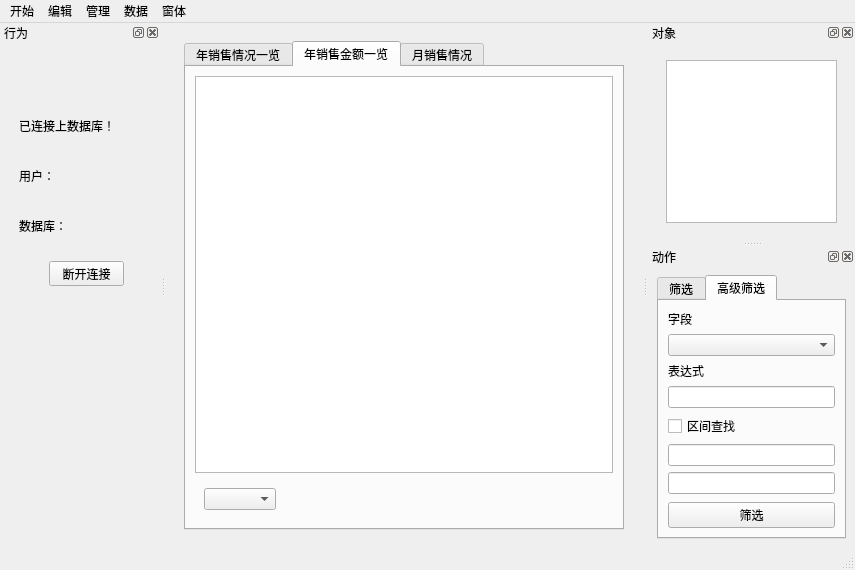
<?xml version="1.0" encoding="UTF-8"?>
<ui version="4.0">
 <class>MainWindow</class>
 <widget class="QMainWindow" name="MainWindow">
  <property name="geometry">
   <rect>
    <x>0</x>
    <y>0</y>
    <width>855</width>
    <height>570</height>
   </rect>
  </property>
  <property name="minimumSize">
   <size>
    <width>600</width>
    <height>400</height>
   </size>
  </property>
  <property name="windowTitle">
   <string>MainWindow</string>
  </property>
  <widget class="QWidget" name="centralwidget">
   <layout class="QVBoxLayout" name="verticalLayout_4">
    <item>
     <widget class="QStackedWidget" name="workStackedWidget">
      <property name="currentIndex">
       <number>2</number>
      </property>
      <widget class="QWidget" name="baseTablePage">
       <layout class="QVBoxLayout" name="verticalLayout_2">
        <item>
         <widget class="QTableView" name="tableView"/>
        </item>
       </layout>
      </widget>
      <widget class="QWidget" name="queryTablePage">
       <layout class="QVBoxLayout" name="verticalLayout_7">
        <item>
         <widget class="QTableView" name="queryTableView"/>
        </item>
       </layout>
      </widget>
      <widget class="QWidget" name="statisticPage">
       <layout class="QVBoxLayout" name="verticalLayout_10">
        <item>
         <widget class="QTabWidget" name="tabWidget_2">
          <property name="currentIndex">
           <number>1</number>
          </property>
          <widget class="QWidget" name="tabStaYear">
           <attribute name="title">
            <string>年销售情况一览</string>
           </attribute>
           <layout class="QVBoxLayout" name="verticalLayout_11">
            <item>
             <widget class="QChartView" name="chartView"/>
            </item>
            <item>
             <widget class="QWidget" name="widget_2" native="true">
              <property name="minimumSize">
               <size>
                <width>0</width>
                <height>20</height>
               </size>
              </property>
              <layout class="QHBoxLayout" name="horizontalLayout">
               <item>
                <widget class="QComboBox" name="comboBoxStaYear">
                 <property name="minimumSize">
                  <size>
                   <width>0</width>
                   <height>18</height>
                  </size>
                 </property>
                </widget>
               </item>
               <item>
                <spacer name="horizontalSpacer">
                 <property name="orientation">
                  <enum>Qt::Horizontal</enum>
                 </property>
                 <property name="sizeHint" stdset="0">
                  <size>
                   <width>372</width>
                   <height>20</height>
                  </size>
                 </property>
                </spacer>
               </item>
              </layout>
             </widget>
            </item>
           </layout>
          </widget>
          <widget class="QWidget" name="tabSaleYear">
           <attribute name="title">
            <string>年销售金额一览</string>
           </attribute>
           <layout class="QVBoxLayout" name="verticalLayout_12">
            <item>
             <widget class="QChartView" name="chartView2"/>
            </item>
            <item>
             <widget class="QWidget" name="widget_3" native="true">
              <property name="minimumSize">
               <size>
                <width>0</width>
                <height>20</height>
               </size>
              </property>
              <layout class="QHBoxLayout" name="horizontalLayout_2">
               <item>
                <widget class="QComboBox" name="comboBoxSaleYear">
                 <property name="minimumSize">
                  <size>
                   <width>0</width>
                   <height>18</height>
                  </size>
                 </property>
                </widget>
               </item>
               <item>
                <spacer name="horizontalSpacer_2">
                 <property name="orientation">
                  <enum>Qt::Horizontal</enum>
                 </property>
                 <property name="sizeHint" stdset="0">
                  <size>
                   <width>372</width>
                   <height>20</height>
                  </size>
                 </property>
                </spacer>
               </item>
              </layout>
             </widget>
            </item>
           </layout>
          </widget>
          <widget class="QWidget" name="tabStaMonth">
           <attribute name="title">
            <string>月销售情况</string>
           </attribute>
           <layout class="QVBoxLayout" name="verticalLayout_16">
            <item>
             <widget class="QTableView" name="tableViewStaMonth"/>
            </item>
            <item>
             <widget class="QWidget" name="widget_5" native="true">
              <property name="minimumSize">
               <size>
                <width>0</width>
                <height>20</height>
               </size>
              </property>
              <layout class="QHBoxLayout" name="horizontalLayout_3">
               <item>
                <widget class="QComboBox" name="comboBoxStaYearM">
                 <property name="minimumSize">
                  <size>
                   <width>0</width>
                   <height>18</height>
                  </size>
                 </property>
                </widget>
               </item>
               <item>
                <widget class="QComboBox" name="comboBoxStaMonthM">
                 <property name="minimumSize">
                  <size>
                   <width>0</width>
                   <height>18</height>
                  </size>
                 </property>
                </widget>
               </item>
               <item>
                <widget class="QComboBox" name="comboBoxStaDayM">
                 <property name="minimumSize">
                  <size>
                   <width>0</width>
                   <height>18</height>
                  </size>
                 </property>
                </widget>
               </item>
               <item>
                <widget class="QPushButton" name="staYearMButton">
                 <property name="text">
                  <string>查询当日</string>
                 </property>
                </widget>
               </item>
               <item>
                <widget class="QPushButton" name="staYearMButton2">
                 <property name="text">
                  <string>查询当月</string>
                 </property>
                </widget>
               </item>
               <item>
                <spacer name="horizontalSpacer_3">
                 <property name="orientation">
                  <enum>Qt::Horizontal</enum>
                 </property>
                 <property name="sizeHint" stdset="0">
                  <size>
                   <width>372</width>
                   <height>20</height>
                  </size>
                 </property>
                </spacer>
               </item>
              </layout>
             </widget>
            </item>
           </layout>
          </widget>
         </widget>
        </item>
       </layout>
      </widget>
      <widget class="QWidget" name="welcomePage">
       <layout class="QVBoxLayout" name="verticalLayout_13">
        <item>
         <widget class="QWidget" name="widget_4" native="true">
          <layout class="QVBoxLayout" name="verticalLayout_14">
           <item>
            <widget class="QLabel" name="welcomeLabel">
             <property name="text">
              <string/>
             </property>
             <property name="pixmap">
              <pixmap resource="MainWindow.qrc">:/Resources/icon/welcome.png</pixmap>
             </property>
             <property name="scaledContents">
              <bool>true</bool>
             </property>
            </widget>
           </item>
          </layout>
         </widget>
        </item>
       </layout>
      </widget>
     </widget>
    </item>
   </layout>
  </widget>
  <widget class="QMenuBar" name="menubar">
   <property name="geometry">
    <rect>
     <x>0</x>
     <y>0</y>
     <width>855</width>
     <height>22</height>
    </rect>
   </property>
   <widget class="QMenu" name="menu">
    <property name="title">
     <string>开始</string>
    </property>
    <addaction name="actionUser"/>
    <addaction name="actionLogin"/>
    <addaction name="actionConnect"/>
    <addaction name="thanksAction"/>
   </widget>
   <widget class="QMenu" name="menu_2">
    <property name="title">
     <string>编辑</string>
    </property>
    <addaction name="addAction"/>
    <addaction name="deleteAction"/>
    <addaction name="submitAction"/>
    <addaction name="cancelAction"/>
    <addaction name="editAction"/>
   </widget>
   <widget class="QMenu" name="menu_3">
    <property name="title">
     <string>窗体</string>
    </property>
    <addaction name="actionFullScreen"/>
    <addaction name="action_3"/>
    <addaction name="action_4"/>
    <addaction name="action_7"/>
   </widget>
   <widget class="QMenu" name="menu_4">
    <property name="title">
     <string>管理</string>
    </property>
    <addaction name="sellAction"/>
    <addaction name="orderAction"/>
    <addaction name="refundAction"/>
    <addaction name="queryAction"/>
    <addaction name="fundAction"/>
   </widget>
   <widget class="QMenu" name="menu_5">
    <property name="title">
     <string>数据</string>
    </property>
    <widget class="QMenu" name="menu_6">
     <property name="title">
      <string>排序</string>
     </property>
     <addaction name="ascAction"/>
     <addaction name="descAction"/>
    </widget>
    <addaction name="menu_6"/>
    <addaction name="action_2"/>
   </widget>
   <addaction name="menu"/>
   <addaction name="menu_2"/>
   <addaction name="menu_4"/>
   <addaction name="menu_5"/>
   <addaction name="menu_3"/>
  </widget>
  <widget class="QStatusBar" name="statusbar"/>
  <widget class="QDockWidget" name="behaviorDockWidget">
   <property name="minimumSize">
    <size>
     <width>160</width>
     <height>324</height>
    </size>
   </property>
   <property name="windowTitle">
    <string>行为</string>
   </property>
   <attribute name="dockWidgetArea">
    <number>1</number>
   </attribute>
   <widget class="QWidget" name="dockWidgetContents">
    <property name="minimumSize">
     <size>
      <width>130</width>
      <height>0</height>
     </size>
    </property>
    <layout class="QVBoxLayout" name="verticalLayout">
     <item>
      <widget class="QStackedWidget" name="stackedWidget">
       <property name="currentIndex">
        <number>4</number>
       </property>
       <widget class="QWidget" name="NoticePage">
        <widget class="QLabel" name="label_4">
         <property name="geometry">
          <rect>
           <x>10</x>
           <y>130</y>
           <width>50</width>
           <height>30</height>
          </rect>
         </property>
         <property name="text">
          <string>请先登录</string>
         </property>
        </widget>
       </widget>
       <widget class="QWidget" name="LoginPage">
        <widget class="QWidget" name="layoutWidget">
         <property name="geometry">
          <rect>
           <x>0</x>
           <y>0</y>
           <width>144</width>
           <height>501</height>
          </rect>
         </property>
         <layout class="QVBoxLayout" name="verticalLayout_5">
          <item>
           <spacer name="verticalSpacer">
            <property name="orientation">
             <enum>Qt::Vertical</enum>
            </property>
            <property name="sizeHint" stdset="0">
             <size>
              <width>20</width>
              <height>48</height>
             </size>
            </property>
           </spacer>
          </item>
          <item>
           <widget class="QWidget" name="widget" native="true">
            <property name="minimumSize">
             <size>
              <width>142</width>
              <height>251</height>
             </size>
            </property>
            <widget class="QLabel" name="label">
             <property name="geometry">
              <rect>
               <x>10</x>
               <y>10</y>
               <width>50</width>
               <height>30</height>
              </rect>
             </property>
             <property name="text">
              <string>用户名</string>
             </property>
            </widget>
            <widget class="QLabel" name="label_3">
             <property name="geometry">
              <rect>
               <x>10</x>
               <y>160</y>
               <width>50</width>
               <height>30</height>
              </rect>
             </property>
             <property name="text">
              <string>身份：</string>
             </property>
            </widget>
            <widget class="QPushButton" name="loginButton">
             <property name="geometry">
              <rect>
               <x>30</x>
               <y>210</y>
               <width>75</width>
               <height>25</height>
              </rect>
             </property>
             <property name="text">
              <string>登录</string>
             </property>
            </widget>
            <widget class="QLabel" name="label_2">
             <property name="geometry">
              <rect>
               <x>10</x>
               <y>80</y>
               <width>50</width>
               <height>30</height>
              </rect>
             </property>
             <property name="text">
              <string>密码</string>
             </property>
            </widget>
            <widget class="QLineEdit" name="lineEditUser">
             <property name="geometry">
              <rect>
               <x>10</x>
               <y>40</y>
               <width>120</width>
               <height>30</height>
              </rect>
             </property>
            </widget>
            <widget class="QLineEdit" name="lineEditPassword">
             <property name="geometry">
              <rect>
               <x>10</x>
               <y>110</y>
               <width>120</width>
               <height>30</height>
              </rect>
             </property>
            </widget>
            <widget class="QComboBox" name="comboBoxIdt">
             <property name="geometry">
              <rect>
               <x>70</x>
               <y>160</y>
               <width>60</width>
               <height>25</height>
              </rect>
             </property>
             <item>
              <property name="text">
               <string>管理员</string>
              </property>
             </item>
             <item>
              <property name="text">
               <string>教师</string>
              </property>
             </item>
             <item>
              <property name="text">
               <string>学生</string>
              </property>
             </item>
            </widget>
           </widget>
          </item>
          <item>
           <spacer name="verticalSpacer_2">
            <property name="orientation">
             <enum>Qt::Vertical</enum>
            </property>
            <property name="sizeHint" stdset="0">
             <size>
              <width>20</width>
              <height>188</height>
             </size>
            </property>
           </spacer>
          </item>
         </layout>
        </widget>
       </widget>
       <widget class="QWidget" name="UserInfoPage">
        <widget class="QLabel" name="label_9">
         <property name="geometry">
          <rect>
           <x>35</x>
           <y>70</y>
           <width>90</width>
           <height>90</height>
          </rect>
         </property>
         <property name="text">
          <string>&lt;html&gt;&lt;head/&gt;&lt;body&gt;&lt;p&gt;&lt;img src=&quot;:/Resources/icon/user2_90.png&quot;/&gt;&lt;/p&gt;&lt;/body&gt;&lt;/html&gt;</string>
         </property>
         <property name="scaledContents">
          <bool>true</bool>
         </property>
        </widget>
        <widget class="QLabel" name="userLabel">
         <property name="geometry">
          <rect>
           <x>20</x>
           <y>170</y>
           <width>120</width>
           <height>30</height>
          </rect>
         </property>
         <property name="text">
          <string/>
         </property>
        </widget>
        <widget class="QPushButton" name="logoutButton">
         <property name="geometry">
          <rect>
           <x>40</x>
           <y>230</y>
           <width>75</width>
           <height>25</height>
          </rect>
         </property>
         <property name="text">
          <string>Logout</string>
         </property>
        </widget>
       </widget>
       <widget class="QWidget" name="ConnectPage">
        <widget class="QLabel" name="label_5">
         <property name="geometry">
          <rect>
           <x>10</x>
           <y>60</y>
           <width>30</width>
           <height>30</height>
          </rect>
         </property>
         <property name="text">
          <string>服务</string>
         </property>
        </widget>
        <widget class="QComboBox" name="comboBoxDbType">
         <property name="geometry">
          <rect>
           <x>50</x>
           <y>60</y>
           <width>70</width>
           <height>25</height>
          </rect>
         </property>
         <item>
          <property name="text">
           <string>MySQL</string>
          </property>
         </item>
         <item>
          <property name="text">
           <string>SQL Server</string>
          </property>
         </item>
        </widget>
        <widget class="QLabel" name="label_6">
         <property name="geometry">
          <rect>
           <x>10</x>
           <y>100</y>
           <width>50</width>
           <height>30</height>
          </rect>
         </property>
         <property name="text">
          <string>用户名</string>
         </property>
        </widget>
        <widget class="QLineEdit" name="lineEditDbUser">
         <property name="geometry">
          <rect>
           <x>10</x>
           <y>130</y>
           <width>120</width>
           <height>30</height>
          </rect>
         </property>
        </widget>
        <widget class="QLabel" name="label_7">
         <property name="geometry">
          <rect>
           <x>10</x>
           <y>160</y>
           <width>50</width>
           <height>30</height>
          </rect>
         </property>
         <property name="text">
          <string>密码</string>
         </property>
        </widget>
        <widget class="QLineEdit" name="lineEditDbPassword">
         <property name="geometry">
          <rect>
           <x>10</x>
           <y>190</y>
           <width>120</width>
           <height>30</height>
          </rect>
         </property>
        </widget>
        <widget class="QLabel" name="label_8">
         <property name="geometry">
          <rect>
           <x>10</x>
           <y>220</y>
           <width>50</width>
           <height>30</height>
          </rect>
         </property>
         <property name="text">
          <string>数据库</string>
         </property>
        </widget>
        <widget class="QLineEdit" name="lineEditDbName">
         <property name="geometry">
          <rect>
           <x>10</x>
           <y>250</y>
           <width>120</width>
           <height>30</height>
          </rect>
         </property>
        </widget>
        <widget class="QPushButton" name="connectButton">
         <property name="geometry">
          <rect>
           <x>30</x>
           <y>420</y>
           <width>75</width>
           <height>25</height>
          </rect>
         </property>
         <property name="text">
          <string>连接</string>
         </property>
        </widget>
        <widget class="QLabel" name="label_11">
         <property name="geometry">
          <rect>
           <x>10</x>
           <y>280</y>
           <width>50</width>
           <height>30</height>
          </rect>
         </property>
         <property name="text">
          <string>Host</string>
         </property>
        </widget>
        <widget class="QLineEdit" name="lineEditDbHost">
         <property name="geometry">
          <rect>
           <x>10</x>
           <y>310</y>
           <width>120</width>
           <height>30</height>
          </rect>
         </property>
        </widget>
        <widget class="QLabel" name="label_12">
         <property name="geometry">
          <rect>
           <x>10</x>
           <y>340</y>
           <width>50</width>
           <height>30</height>
          </rect>
         </property>
         <property name="text">
          <string>Port</string>
         </property>
        </widget>
        <widget class="QLineEdit" name="lineEditDbPort">
         <property name="geometry">
          <rect>
           <x>10</x>
           <y>370</y>
           <width>120</width>
           <height>30</height>
          </rect>
         </property>
        </widget>
       </widget>
       <widget class="QWidget" name="ConnectInfoPage">
        <widget class="QLabel" name="label_10">
         <property name="geometry">
          <rect>
           <x>10</x>
           <y>60</y>
           <width>120</width>
           <height>30</height>
          </rect>
         </property>
         <property name="text">
          <string>已连接上数据库！</string>
         </property>
        </widget>
        <widget class="QLabel" name="dbUserLabel">
         <property name="geometry">
          <rect>
           <x>10</x>
           <y>110</y>
           <width>120</width>
           <height>30</height>
          </rect>
         </property>
         <property name="text">
          <string>用户：</string>
         </property>
        </widget>
        <widget class="QLabel" name="dbNameLabel">
         <property name="geometry">
          <rect>
           <x>10</x>
           <y>160</y>
           <width>120</width>
           <height>30</height>
          </rect>
         </property>
         <property name="text">
          <string>数据库：</string>
         </property>
        </widget>
        <widget class="QPushButton" name="disconnectButton">
         <property name="geometry">
          <rect>
           <x>40</x>
           <y>210</y>
           <width>75</width>
           <height>25</height>
          </rect>
         </property>
         <property name="text">
          <string>断开连接</string>
         </property>
        </widget>
       </widget>
      </widget>
     </item>
    </layout>
   </widget>
  </widget>
  <widget class="QDockWidget" name="objectDockWidget">
   <property name="minimumSize">
    <size>
     <width>160</width>
     <height>132</height>
    </size>
   </property>
   <property name="layoutDirection">
    <enum>Qt::LeftToRight</enum>
   </property>
   <property name="windowTitle">
    <string>对象</string>
   </property>
   <attribute name="dockWidgetArea">
    <number>2</number>
   </attribute>
   <widget class="QWidget" name="dockWidgetContents_2">
    <layout class="QVBoxLayout" name="verticalLayout_3">
     <item>
      <widget class="QStackedWidget" name="objStackedWidget">
       <property name="currentIndex">
        <number>0</number>
       </property>
       <widget class="QWidget" name="page_4">
        <property name="layoutDirection">
         <enum>Qt::LeftToRight</enum>
        </property>
        <layout class="QVBoxLayout" name="verticalLayout_9">
         <item>
          <widget class="QListWidget" name="tableList"/>
         </item>
        </layout>
       </widget>
       <widget class="QWidget" name="page_5"/>
      </widget>
     </item>
    </layout>
   </widget>
  </widget>
  <widget class="QDockWidget" name="activeDockWidget">
   <property name="windowTitle">
    <string>动作</string>
   </property>
   <attribute name="dockWidgetArea">
    <number>2</number>
   </attribute>
   <widget class="QWidget" name="dockWidgetContents_4">
    <layout class="QVBoxLayout" name="verticalLayout_6">
     <item>
      <widget class="QTabWidget" name="tabWidget">
       <property name="currentIndex">
        <number>1</number>
       </property>
       <widget class="QWidget" name="tab_4">
        <attribute name="title">
         <string>筛选</string>
        </attribute>
        <layout class="QVBoxLayout" name="verticalLayout_8">
         <item>
          <widget class="QLabel" name="label_13">
           <property name="text">
            <string>字段</string>
           </property>
          </widget>
         </item>
         <item>
          <widget class="QComboBox" name="comboBoxCol"/>
         </item>
         <item>
          <widget class="QLabel" name="label_14">
           <property name="text">
            <string>值</string>
           </property>
          </widget>
         </item>
         <item>
          <widget class="QComboBox" name="comboBoxVal"/>
         </item>
         <item>
          <widget class="QCheckBox" name="checkBoxCusVal">
           <property name="text">
            <string>自定义值</string>
           </property>
          </widget>
         </item>
         <item>
          <widget class="QLineEdit" name="lineEditVal"/>
         </item>
         <item>
          <spacer name="verticalSpacer_3">
           <property name="orientation">
            <enum>Qt::Vertical</enum>
           </property>
           <property name="sizeHint" stdset="0">
            <size>
             <width>20</width>
             <height>36</height>
            </size>
           </property>
          </spacer>
         </item>
         <item>
          <widget class="QPushButton" name="filterButton">
           <property name="text">
            <string>筛选</string>
           </property>
          </widget>
         </item>
        </layout>
       </widget>
       <widget class="QWidget" name="tab_3">
        <attribute name="title">
         <string>高级筛选</string>
        </attribute>
        <layout class="QVBoxLayout" name="verticalLayout_15">
         <item>
          <widget class="QLabel" name="label_15">
           <property name="text">
            <string>字段</string>
           </property>
          </widget>
         </item>
         <item>
          <widget class="QComboBox" name="comboBoxColAdv"/>
         </item>
         <item>
          <widget class="QLabel" name="label_16">
           <property name="text">
            <string>表达式</string>
           </property>
          </widget>
         </item>
         <item>
          <widget class="QLineEdit" name="lineEditValAdv"/>
         </item>
         <item>
          <widget class="QCheckBox" name="checkBoxAdv">
           <property name="text">
            <string>区间查找</string>
           </property>
          </widget>
         </item>
         <item>
          <widget class="QLineEdit" name="lineEditValFromAdv"/>
         </item>
         <item>
          <widget class="QLineEdit" name="lineEditValToAdv"/>
         </item>
         <item>
          <spacer name="verticalSpacer_4">
           <property name="orientation">
            <enum>Qt::Vertical</enum>
           </property>
           <property name="sizeHint" stdset="0">
            <size>
             <width>20</width>
             <height>20</height>
            </size>
           </property>
          </spacer>
         </item>
         <item>
          <widget class="QPushButton" name="filterButtonAdv">
           <property name="text">
            <string>筛选</string>
           </property>
          </widget>
         </item>
        </layout>
       </widget>
      </widget>
     </item>
    </layout>
   </widget>
  </widget>
  <action name="actionLogin">
   <property name="icon">
    <iconset resource="MainWindow.qrc">
     <normaloff>:/Resources/icon/login.png</normaloff>:/Resources/icon/login.png</iconset>
   </property>
   <property name="text">
    <string>登录</string>
   </property>
  </action>
  <action name="actionFullScreen">
   <property name="icon">
    <iconset resource="MainWindow.qrc">
     <normaloff>:/Resources/icon/fullscreen.png</normaloff>:/Resources/icon/fullscreen.png</iconset>
   </property>
   <property name="text">
    <string>全屏</string>
   </property>
  </action>
  <action name="actionConnect">
   <property name="icon">
    <iconset resource="MainWindow.qrc">
     <normaloff>:/Resources/icon/connect.png</normaloff>:/Resources/icon/connect.png</iconset>
   </property>
   <property name="text">
    <string>连接数据库</string>
   </property>
  </action>
  <action name="actionUser">
   <property name="icon">
    <iconset resource="MainWindow.qrc">
     <normaloff>:/Resources/icon/login.png</normaloff>:/Resources/icon/login.png</iconset>
   </property>
   <property name="text">
    <string>用户</string>
   </property>
  </action>
  <action name="addAction">
   <property name="icon">
    <iconset resource="MainWindow.qrc">
     <normaloff>:/Resources/icon/add.png</normaloff>:/Resources/icon/add.png</iconset>
   </property>
   <property name="text">
    <string>添加</string>
   </property>
  </action>
  <action name="deleteAction">
   <property name="icon">
    <iconset resource="MainWindow.qrc">
     <normaloff>:/Resources/icon/remove.png</normaloff>:/Resources/icon/remove.png</iconset>
   </property>
   <property name="text">
    <string>删除</string>
   </property>
  </action>
  <action name="modifyAction">
   <property name="icon">
    <iconset resource="MainWindow.qrc">
     <normaloff>:/Resources/icon/edit.png</normaloff>:/Resources/icon/edit.png</iconset>
   </property>
   <property name="text">
    <string>修改</string>
   </property>
  </action>
  <action name="submitAction">
   <property name="icon">
    <iconset resource="MainWindow.qrc">
     <normaloff>:/Resources/icon/submit.png</normaloff>:/Resources/icon/submit.png</iconset>
   </property>
   <property name="text">
    <string>提交</string>
   </property>
  </action>
  <action name="cancelAction">
   <property name="icon">
    <iconset resource="MainWindow.qrc">
     <normaloff>:/Resources/icon/reply.png</normaloff>:/Resources/icon/reply.png</iconset>
   </property>
   <property name="text">
    <string>取消</string>
   </property>
  </action>
  <action name="editAction">
   <property name="icon">
    <iconset resource="MainWindow.qrc">
     <normaloff>:/Resources/icon/edit.png</normaloff>:/Resources/icon/edit.png</iconset>
   </property>
   <property name="text">
    <string>编辑</string>
   </property>
  </action>
  <action name="sellAction">
   <property name="icon">
    <iconset resource="MainWindow.qrc">
     <normaloff>:/Resources/icon/sell.png</normaloff>:/Resources/icon/sell.png</iconset>
   </property>
   <property name="text">
    <string>销售</string>
   </property>
   <property name="visible">
    <bool>true</bool>
   </property>
  </action>
  <action name="orderAction">
   <property name="icon">
    <iconset resource="MainWindow.qrc">
     <normaloff>:/Resources/icon/order.png</normaloff>:/Resources/icon/order.png</iconset>
   </property>
   <property name="text">
    <string>订票</string>
   </property>
  </action>
  <action name="refundAction">
   <property name="icon">
    <iconset resource="MainWindow.qrc">
     <normaloff>:/Resources/icon/wtf.png</normaloff>:/Resources/icon/wtf.png</iconset>
   </property>
   <property name="text">
    <string>退票</string>
   </property>
  </action>
  <action name="queryAction">
   <property name="icon">
    <iconset resource="MainWindow.qrc">
     <normaloff>:/Resources/icon/query.png</normaloff>:/Resources/icon/query.png</iconset>
   </property>
   <property name="text">
    <string>查询</string>
   </property>
  </action>
  <action name="fundAction">
   <property name="icon">
    <iconset resource="MainWindow.qrc">
     <normaloff>:/Resources/icon/fund.png</normaloff>:/Resources/icon/fund.png</iconset>
   </property>
   <property name="text">
    <string>结算</string>
   </property>
  </action>
  <action name="action_2">
   <property name="icon">
    <iconset resource="MainWindow.qrc">
     <normaloff>:/Resources/icon/filter.png</normaloff>:/Resources/icon/filter.png</iconset>
   </property>
   <property name="text">
    <string>筛选</string>
   </property>
  </action>
  <action name="action_3">
   <property name="text">
    <string>行为</string>
   </property>
  </action>
  <action name="action_4">
   <property name="text">
    <string>对象</string>
   </property>
  </action>
  <action name="ascAction">
   <property name="icon">
    <iconset resource="MainWindow.qrc">
     <normaloff>:/Resources/icon/asc.png</normaloff>:/Resources/icon/asc.png</iconset>
   </property>
   <property name="text">
    <string>升序</string>
   </property>
  </action>
  <action name="descAction">
   <property name="icon">
    <iconset resource="MainWindow.qrc">
     <normaloff>:/Resources/icon/desc.png</normaloff>:/Resources/icon/desc.png</iconset>
   </property>
   <property name="text">
    <string>降序</string>
   </property>
  </action>
  <action name="action_7">
   <property name="text">
    <string>动作</string>
   </property>
  </action>
  <action name="thanksAction">
   <property name="icon">
    <iconset resource="MainWindow.qrc">
     <normaloff>:/Resources/icon/wtf.png</normaloff>:/Resources/icon/wtf.png</iconset>
   </property>
   <property name="text">
    <string>点我</string>
   </property>
  </action>
 </widget>
 <customwidgets>
  <customwidget>
   <class>QChartView</class>
   <extends>QGraphicsView</extends>
   <header location="global">QCharts</header>
  </customwidget>
 </customwidgets>
 <resources>
  <include location="MainWindow.qrc"/>
 </resources>
 <connections/>
</ui>
